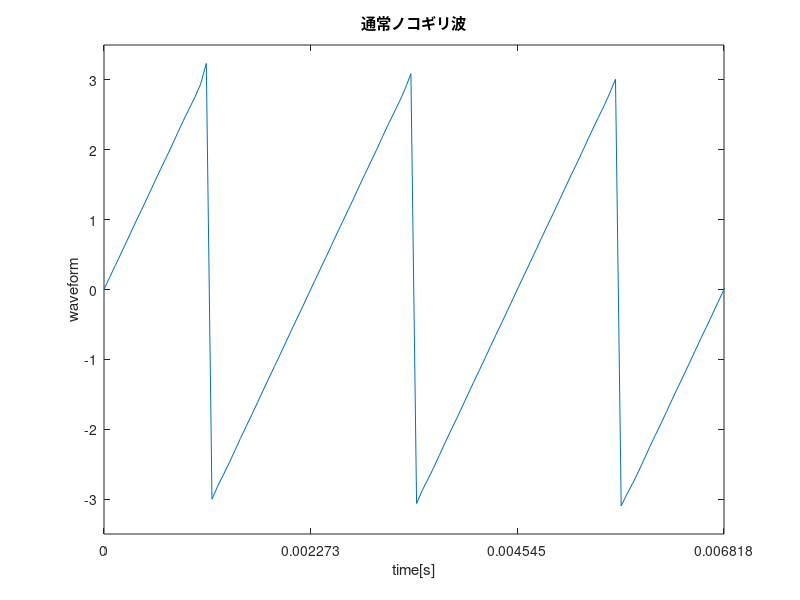

Source code (MATLAB):
clear all;
% clc;
Fs = 16000; % サンプリング周波数
f = 440; % 基本周波数
t = [0 : 2*(Fs-1)] /Fs; % 時刻
phi1 = pi / 4;
phi2 = pi / 2;
phi3 = rand;

y1 = 0;
y2 = 0;
y3 = 0;
y4 = 0;

for k = 1 : 500
    y1 = y1 + (-1)^(k-1) * 2/k * sin(2*pi*f*k*t);       % 級数を表現
end
figure;

figure;
plot(t,y1);
xticks(0:1/f:3/f);
xlabel('time[s]');
ylabel('waveform');
title('通常ノコギリ波');
axis([0 3/f -3.5 3.5]);
